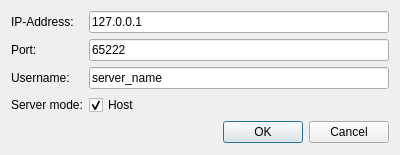
<?xml version="1.0" encoding="UTF-8"?>
<ui version="4.0">
 <class>NetManagerDialog</class>
 <widget class="QDialog" name="NetManagerDialog">
  <property name="geometry">
   <rect>
    <x>0</x>
    <y>0</y>
    <width>400</width>
    <height>155</height>
   </rect>
  </property>
  <property name="windowTitle">
   <string>Dialog</string>
  </property>
  <layout class="QFormLayout" name="formLayout">
   <item row="0" column="0">
    <widget class="QLabel" name="hostLabel">
     <property name="text">
      <string>IP-Address:</string>
     </property>
    </widget>
   </item>
   <item row="1" column="0">
    <widget class="QLabel" name="portLabel">
     <property name="text">
      <string>Port:</string>
     </property>
    </widget>
   </item>
   <item row="2" column="0">
    <widget class="QLabel" name="usernameLabel">
     <property name="text">
      <string>Username:</string>
     </property>
    </widget>
   </item>
   <item row="3" column="0">
    <widget class="QLabel" name="serverModeLabel">
     <property name="text">
      <string>Server mode:</string>
     </property>
    </widget>
   </item>
   <item row="0" column="1">
    <widget class="QLineEdit" name="hostEdit">
     <property name="text">
      <string>127.0.0.1</string>
     </property>
    </widget>
   </item>
   <item row="1" column="1">
    <widget class="QLineEdit" name="portEdit">
     <property name="text">
      <string>65222</string>
     </property>
    </widget>
   </item>
   <item row="2" column="1">
    <widget class="QLineEdit" name="usernameEdit">
     <property name="text">
      <string>server_name</string>
     </property>
    </widget>
   </item>
   <item row="3" column="1">
    <widget class="QCheckBox" name="checkHost">
     <property name="text">
      <string>Host</string>
     </property>
     <property name="checked">
      <bool>true</bool>
     </property>
    </widget>
   </item>
   <item row="4" column="0" colspan="2">
    <widget class="QDialogButtonBox" name="buttonBox">
     <property name="orientation">
      <enum>Qt::Horizontal</enum>
     </property>
     <property name="standardButtons">
      <set>QDialogButtonBox::Cancel|QDialogButtonBox::Ok</set>
     </property>
    </widget>
   </item>
  </layout>
 </widget>
 <resources/>
 <connections>
  <connection>
   <sender>buttonBox</sender>
   <signal>accepted()</signal>
   <receiver>NetManagerDialog</receiver>
   <slot>accept()</slot>
   <hints>
    <hint type="sourcelabel">
     <x>248</x>
     <y>254</y>
    </hint>
    <hint type="destinationlabel">
     <x>157</x>
     <y>274</y>
    </hint>
   </hints>
  </connection>
  <connection>
   <sender>buttonBox</sender>
   <signal>rejected()</signal>
   <receiver>NetManagerDialog</receiver>
   <slot>reject()</slot>
   <hints>
    <hint type="sourcelabel">
     <x>316</x>
     <y>260</y>
    </hint>
    <hint type="destinationlabel">
     <x>286</x>
     <y>274</y>
    </hint>
   </hints>
  </connection>
 </connections>
</ui>
